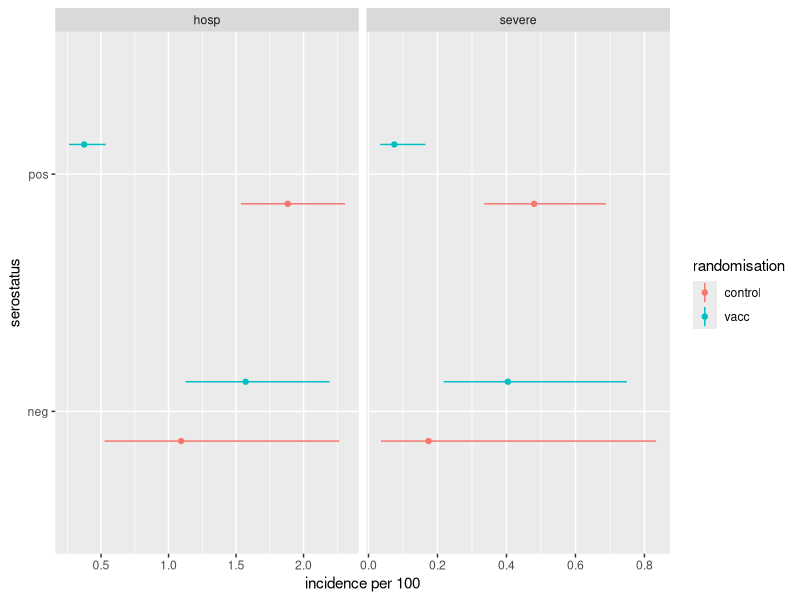
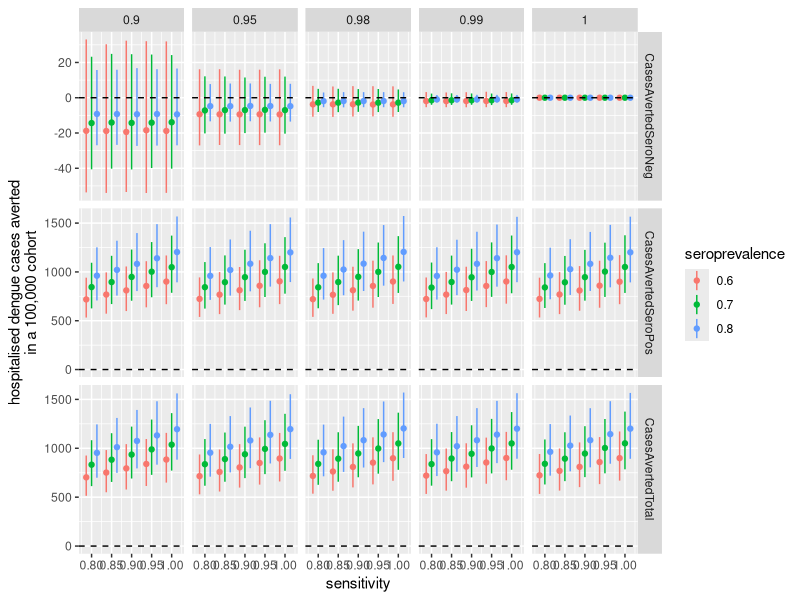
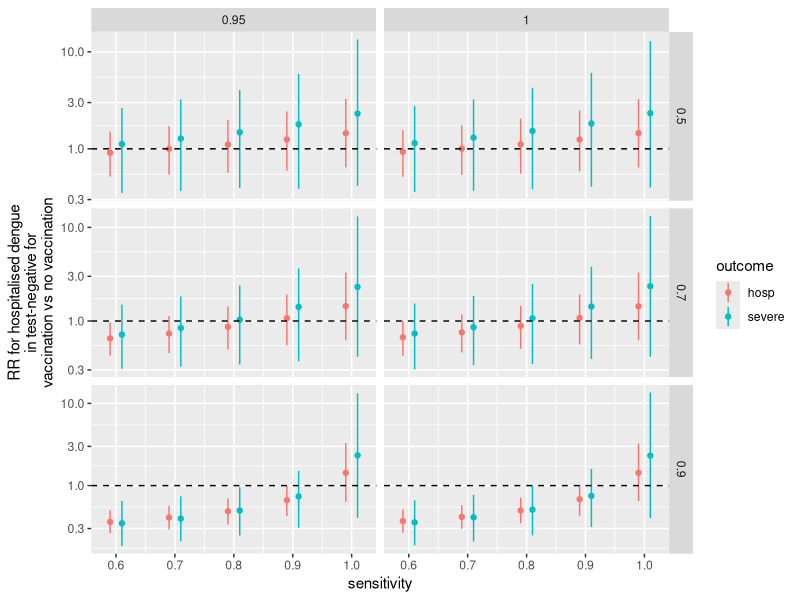

R code for these plots, in order: (Note: this script raises an error after producing the figures.)

# Investigating Dengue RDT sensitivity and specificty requirements
# written by Stefan Flasche using R version 3.4.4

# load packages
require(tidyverse)


# Data --------------------------------------------------------------------

# data: cumulative incidence over 5yrs observed in the trial and its stratification into 
#       seropositive and seronegative using PRNT50 with multiple imputation (in per 100). 
df <- tibble(no=1:8,
             randomisation = c("vacc","vacc","control","control","vacc","vacc","control","control"),
             serostatus = c("pos","neg","pos","neg","pos","neg","pos","neg"),
             outcome = c(rep("hosp",4),rep("severe",4)),
             incidence.ph.mid = c(.375,1.571,1.883,1.093,0.075,0.404,0.48,0.174),
             incidence.ph.lo = c(.263,1.125,1.536,.526,0.034,0.218,0.335,0.036),
             incidence.ph.hi = c(.535,2.193,2.307,2.265,0.165,0.749,0.688,0.834))

# plot data
p.data <- df %>% ggplot(aes(x= serostatus, y = incidence.ph.mid, ymin = incidence.ph.lo, ymax = incidence.ph.hi,color=randomisation)) +
  geom_linerange(position=position_dodge(width = 0.5)) +
  geom_point(position=position_dodge(width = 0.5)) +
  facet_grid(.~outcome, scales = "free") +
  coord_flip() + ylab("incidence per 100")
ggsave(filename = "Pics\\Fig1_Data.tiff",p.data ,unit="cm", width = 14, height = 5, compression = "lzw", dpi = 300)


# sample from lognormal distribution in which the 50%, 2.5% and 97.5% quanitles fit the observed mean, CI.lo and CI.hi respectively
LnfitSample <- function(input= c(mean=1, lo=.5, hi=2), N=10000){
  mean = input[1] %>% as.numeric()
  lo = input[2] %>% as.numeric()
  hi = input[3] %>% as.numeric()
  rlnorm(N, meanlog = log(mean), sdlog = (log(mean/lo) +  log(hi/mean))/2/1.92) %>%
    return()
}


# Population impact of test and vaccinate ---------------------------------------------

# calculate population impact of test and vaccinate strategy
## need to include resampling of incidence 
CasesAverted <- function(seroPrevalence = .7, sensitivity = 1, specificity = 0, 
                         cohortSize=100000, df.tmp = df, outcm = "hosp"){
  df.tmp = df.tmp %>% filter(outcome == outcm)
  Inc.SeroPos.Vacc <- df.tmp %>% filter(randomisation=="vacc" & serostatus =="pos") %>% 
    select(incidence.ph.mid:incidence.ph.hi) %>% LnfitSample()
  Inc.SeroPos.Cont <- df.tmp %>% filter(randomisation=="control" & serostatus =="pos") %>% 
    select(incidence.ph.mid:incidence.ph.hi) %>% LnfitSample()
  Inc.SeroNeg.Vacc <- df.tmp %>% filter(randomisation=="vacc" & serostatus =="neg") %>% 
    select(incidence.ph.mid:incidence.ph.hi) %>% LnfitSample()
  Inc.SeroNeg.Cont <- df.tmp %>% filter(randomisation=="control" & serostatus =="neg") %>% 
    select(incidence.ph.mid:incidence.ph.hi) %>% LnfitSample()
  
  CasesAvertedSeroPos = cohortSize * seroPrevalence * sensitivity * (Inc.SeroPos.Cont - Inc.SeroPos.Vacc) / 100
  CasesAvertedSeroNeg = cohortSize * (1-seroPrevalence) * (1 - specificity) * (Inc.SeroNeg.Cont - Inc.SeroNeg.Vacc) /100
  
  df_res <- tibble(seroPrevalence = seroPrevalence, sensitivity = sensitivity,
                   specificity = specificity, outcome = outcm, 
                   CasesAvertedSeroPos.mid = median(CasesAvertedSeroPos), 
                   CasesAvertedSeroPos.lo = quantile(CasesAvertedSeroPos,.025), 
                   CasesAvertedSeroPos.hi = quantile(CasesAvertedSeroPos,.975),
                   CasesAvertedSeroNeg.mid = median(CasesAvertedSeroNeg), 
                   CasesAvertedSeroNeg.lo = quantile(CasesAvertedSeroNeg,.025), 
                   CasesAvertedSeroNeg.hi = quantile(CasesAvertedSeroNeg,.975), 
                   CasesAvertedTotal.mid =  median(CasesAvertedSeroPos + CasesAvertedSeroNeg), 
                   CasesAvertedTotal.lo = quantile(CasesAvertedSeroPos + CasesAvertedSeroNeg, .025),
                   CasesAvertedTotal.hi = quantile(CasesAvertedSeroPos + CasesAvertedSeroNeg, .975))
  return(df_res)
}

# plot impact of test and vaccinate strategy
df.plt = NULL
for(seroPrevalence in c(.6,.7,.8)){
  for(specificity in c(.9,.95,.98,.99,1)){
    for(sensitivity in seq(.8,1,by=.05)){
      df.plt <- df.plt %>% 
        rbind(CasesAverted(seroPrevalence = seroPrevalence, sensitivity = sensitivity, specificity = specificity))
    }
  }
}

df.plt <- df.plt %>%
  gather(key,value, -seroPrevalence, -sensitivity, -specificity, -outcome) %>%
  extract(key, c("outcome","conf"),"(.*)\\.(.*)") %>%
  spread(conf, value)
  
p.tandv = df.plt %>% ggplot(aes(x=sensitivity, y = mid, ymin=lo, ymax= hi, color = as.factor(seroPrevalence))) +
  geom_linerange(position = position_dodge(width = 0.04)) +
  geom_point(position = position_dodge(width = 0.04)) +
  facet_grid(outcome ~ specificity, scales = "free") +
  scale_color_discrete(name="seroprevalence") + ylab("hospitalised dengue cases averted\nin a 100,000 cohort") +
  geom_hline(yintercept = 0, color="black", lty="dashed")
ggsave(filename = "Pics\\Fig2_Impact_TandV.tiff",p.tandv ,unit="cm", width = 25, height = 14, compression = "lzw", dpi = 300)


# Impact of sensitivity --------------------------------------------------------------------
  
# calculate sensitivity needed to avoid chosing to vaccinate test negative
TestNegRatio <- function(seroPrevalence = .7, sensitivity = .8, specificity = .95,
                             df.tmp = df, outcm = "hosp", midonly=F){
  df.tmp = df.tmp %>% filter(outcome == outcm)
  if(midonly){
    Inc.SeroPos.Vacc <- df.tmp %>% filter(randomisation=="vacc" & serostatus =="pos") %>% 
      select(incidence.ph.mid)
    Inc.SeroPos.Cont <- df.tmp %>% filter(randomisation=="control" & serostatus =="pos") %>% 
      select(incidence.ph.mid)
    Inc.SeroNeg.Vacc <- df.tmp %>% filter(randomisation=="vacc" & serostatus =="neg") %>% 
      select(incidence.ph.mid)
    Inc.SeroNeg.Cont <- df.tmp %>% filter(randomisation=="control" & serostatus =="neg") %>% 
      select(incidence.ph.mid)
  }else{
    Inc.SeroPos.Vacc <- df.tmp %>% filter(randomisation=="vacc" & serostatus =="pos") %>% 
      select(incidence.ph.mid:incidence.ph.hi) %>% LnfitSample()
    Inc.SeroPos.Cont <- df.tmp %>% filter(randomisation=="control" & serostatus =="pos") %>% 
      select(incidence.ph.mid:incidence.ph.hi) %>% LnfitSample()
    Inc.SeroNeg.Vacc <- df.tmp %>% filter(randomisation=="vacc" & serostatus =="neg") %>% 
      select(incidence.ph.mid:incidence.ph.hi) %>% LnfitSample()
    Inc.SeroNeg.Cont <- df.tmp %>% filter(randomisation=="control" & serostatus =="neg") %>% 
      select(incidence.ph.mid:incidence.ph.hi) %>% LnfitSample()
  }
   
  risk.if.testNeg.vacc <- ((1-seroPrevalence) * specificity *  Inc.SeroNeg.Vacc + 
    seroPrevalence * (1-sensitivity) * Inc.SeroPos.Vacc ) / 
    ((1-seroPrevalence) * specificity  + seroPrevalence * (1-sensitivity) ) 
  risk.if.testNeg.nova <- ((1-seroPrevalence) * specificity *  Inc.SeroNeg.Cont + 
    seroPrevalence * (1-sensitivity) * Inc.SeroPos.Cont ) / 
    ((1-seroPrevalence) * specificity  + seroPrevalence * (1-sensitivity) ) 
  
  df_res <- tibble(seroPrevalence = seroPrevalence, sensitivity = sensitivity,
                   specificity = specificity, outcome = outcm, 
                   riskiftestNegvacc.mid = median(risk.if.testNeg.vacc), 
                   riskiftestNegnova.mid = median(risk.if.testNeg.nova),
                   riskiftestNegvacc.lo = quantile(risk.if.testNeg.vacc,.025), 
                   riskiftestNegvacc.hi = quantile(risk.if.testNeg.vacc,.975),
                   riskiftestNegnova.lo = quantile(risk.if.testNeg.nova,.025), 
                   riskiftestNegnova.hi = quantile(risk.if.testNeg.nova,.975),
                   RR.mid =  median(risk.if.testNeg.vacc / risk.if.testNeg.nova), 
                   RR.lo = quantile(risk.if.testNeg.vacc / risk.if.testNeg.nova, .025),
                   RR.hi = quantile(risk.if.testNeg.vacc / risk.if.testNeg.nova, .975))
  return(df_res)
}

# analyse where test nagative vacc vs novacc risks are for a number of scenarios
df.plt = NULL
for(seroPrevalence in c(.5,.7,.9)){
  for(specificity in c(.95,1)){
    for(sensitivity in seq(.6,1,by=.1)){
      df.plt <- df.plt %>% 
        rbind(TestNegRatio(seroPrevalence = seroPrevalence, sensitivity = sensitivity, specificity = specificity)) %>%
        rbind(TestNegRatio(seroPrevalence = seroPrevalence, sensitivity = sensitivity, specificity = specificity, outcm = "severe"))
      
    }
  }
}

p.sens <- df.plt %>% 
  ggplot(aes(x=sensitivity, y = RR.mid, ymin=RR.lo, ymax= RR.hi, color=outcome)) +
  geom_linerange(position = position_dodge(width = 0.04)) +
  geom_point(position = position_dodge(width = 0.04)) +
  facet_grid(seroPrevalence ~ specificity, scales = "free") +
  scale_y_log10() + geom_hline(yintercept = 1, color="black", lty="dashed") +
  scale_color_discrete(name="outcome") +
  ylab("RR for hospitalised dengue\nin test-negative for\nvaccination vs no vaccination")
ggsave(filename = "Pics\\Fig3_SensitivityImpact.tiff",p.sens ,unit="cm", width = 20, height = 12, compression = "lzw", dpi = 300)

# analyse where test nagative vacc vs novacc risks - map
df.plt2 = NULL
for(seroPrevalence in c(.5,.6,.7,.8,.9)){
  for(specificity in seq(.9,1,by=.001)){
    for(sensitivity in seq(.6,1,by=.001)){
      df.plt2 <- df.plt2 %>% 
        rbind(TestNegRatio(seroPrevalence = seroPrevalence, sensitivity = sensitivity, specificity = specificity, midonly=T)) %>%
        rbind(TestNegRatio(seroPrevalence = seroPrevalence, sensitivity = sensitivity, specificity = specificity, outcm = "severe", midonly=T))
      
    }
  }
}

p.sens.b <- df.plt2 %>% 
  ggplot(aes(x=sensitivity, y=specificity, fill = RR.mid)) +
  facet_grid(seroPrevalence ~ outcome) + 
  geom_tile() +
  scale_fill_gradient2(name="RR in vaccinees\nvs control", low = "green", mid = "yellow",
                       high = "red", midpoint = 0, breaks=round(c(.5,1/1.2,1/1.1,1,1.1,1.2,2),2),trans = "log", limits=c(1/1.2,1.2)) +
  theme_bw() 
ggsave("Pics\\Fig3b_SensitivityImpactMap.tiff", p.sens.b, width = 20, height = 13, units = "cm", compression="lzw", dpi =300)


# calculate Sens and Spec --------------------------------------------------------------------

# calculate test sens and spec given specified risk threshold and serprevalence range
# input:
U.seroprevalence = .7
U.safety.AbsoluteRate = 10 / 100000 # number of cases caused in seroneg per 100,000 test and vaccinated 
U.safety.RelativeRate = 100/1 # ratio of cases prevented vs cases caused. Works? needs sens

# calculate specificty needed.
specificity <- 0
Sp.high.enough.abs <- function(specificity, seroPrevalence){
  res <- (1-seroPrevalence) * (1-specificity) * 100000 *
    (subset(df,randomisation == "vacc" & serostatus == "neg" & outcome == "hosp")$incidence.ph.mid - 
    subset(df,randomisation == "control" & serostatus == "neg" & outcome == "hosp")$incidence.ph.mid)/100 < U.safety.AbsoluteRate * 100000
    return(res)
}


# calculate sensitivity needed
# TODO
